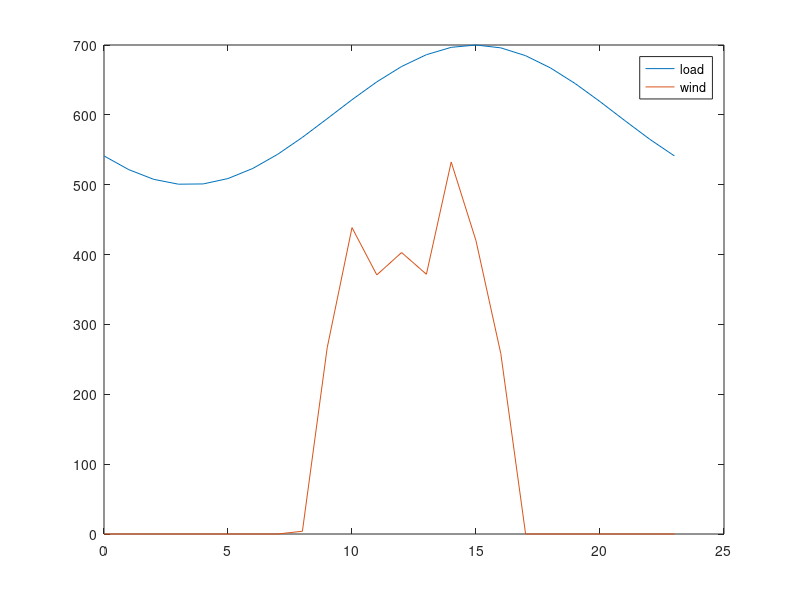

This figure's MATLAB source: (Note: this script raises an error after producing the figure.)
clear all

% Runs simulation for the lifetime of the battery

%% Tunables 

life=50400; %this will need to be changed with degradation
Endlife_cap = 0.5;
Starting_cap = 1;
Simu_interval = 720; % one month for degredation interval

ESCap = 20; % MW
ESallowed = 0.8;

k_dollar_coal = 2.37; % dollar/mmbtu, 2014: 2.37, 2017: 2.22
k_dollar_gas = 5.00; % dollar/mmbtu, 2014: 5.00, 2017: 3.67

%emissions factors
k_coal = 206*0.453592; % CO2 kg/mmbtu 
k_gas = 117*0.453592; % CO2 kg/mmbtu 
k_coal_nox = 0.227*0.453592;
k_gas_nox = 0.116*0.453592;
k_coal_so2 = 0.15713*0.453592; 
k_gas_so2 = 0.001*0.453592;

k_co2=[k_coal,k_coal,k_gas,k_gas]; % for heavy coal
k_nox=[k_coal_nox,k_coal_nox,k_gas_nox,k_gas_nox]; % for heavy coal
k_so2=[k_coal_so2,k_coal_so2,k_gas_so2,k_gas_so2]; % for heavy coal

k_dollar=[k_dollar_coal,k_dollar_coal,k_dollar_gas,k_dollar_gas]; % for heavy coal

Flag_wind=0; % 0 for no renewables 1 for renewables
Flag_solar=1.425;
t_vec = [0:23]';
load_profile = 100*sin(linspace(-0.8*pi,1.2*pi,length(t_vec)))+600;

%wind bellow
wind = Flag_wind*[141.1454209 164.3588944 117.67492 81.14462355 60.24906746 75.97386229 66.24155752 53.00033944 54.0897504 56.28039471 45.30936663 31.58459838 38.24235306 55.3985323 67.19698144 63.89313544 76.75370188 82.61862694 100.3076893 121.2392963 142.839525 148.6643123 161.1639311 145.8123442]; % wind
%solar bellow
solar = Flag_solar*[0 0 0 0 0 0 0 0 2.761714555 187.1547077 307.7808614 260.2846929 282.7520984 260.9285882 373.699438 294.5867518 181.2343721 0 0 0 0 0 0 0];

wind_profile=(wind+solar);

figure
plot(t_vec,load_profile,t_vec,wind_profile);
legend('load','wind')
fname = 'C:/filepath';
saveas(gca, fullfile(fname,'load'),'fig');

%%
up_min_vec = [12,12,4,4];
down_min_vec = [12,12,4,4];

alpha_load = 0.03;
alpha_wind = 0.05;

mpc = loadcase('case_yl9bus');
baseMVA = mpc.baseMVA;

% Change line constraints
mpc.branch(:,6) = 1000*ones(size(mpc.branch,1),1);%

% Change generator limits (ineq, linear)
mpc.gen(1:4,9:10) = [340,136;300,120;80,32;80,32];

%(rows, columns)

%% Calculating coal cost curves
coef_Hunter_3 = [0.0144,21.077,9080,117483];  % Input/output curve, y(1000 Btu/h), x(MW)
x_Hunter = (10:1:100)';
y_Hunter = polyval(coef_Hunter_3,x_Hunter);

coef_Hunter_2 = polyfit(x_Hunter,y_Hunter,2);
y_Hunter_fit = polyval(coef_Hunter_2,x_Hunter);

coef_Hunter_cost = coef_Hunter_2*k_dollar_coal*10^(-3);
cost_Hunter = polyval(coef_Hunter_cost,x_Hunter);

Hunter_max = 100;

g1_max=mpc.gen(1,9);
g2_max=mpc.gen(2,9);

g1_ratio=g1_max/Hunter_max;
g2_ratio=g2_max/Hunter_max;

g1_cost=[coef_Hunter_cost(1)/g1_ratio,coef_Hunter_cost(2),coef_Hunter_cost(3)*g1_ratio];
g2_cost=[coef_Hunter_cost(1)/g2_ratio,coef_Hunter_cost(2),coef_Hunter_cost(3)*g2_ratio];

%% Calculating gas cost curves
coef_Moss_3 = [-0.0013,2.955,6561.2,662025];  % Input/output curve, y(1000 Btu/h), x(MW)
x_Moss = (10:10:750)'; % MW
y_Moss = polyval(coef_Moss_3,x_Moss); % 1000 Btu/h

coef_Moss_2 = polyfit(x_Moss,y_Moss,2); %fits a polynomial line of 2 degrees (Ax^2+Bx+C)
y_Moss_fit = polyval(coef_Moss_2,x_Moss); %uses the two polynominal line to create a new line

coef_Moss_cost = coef_Moss_2*k_dollar_gas*10^(-3);
cost_Moss = polyval(coef_Moss_cost,x_Moss);

Moss_max = 750;

g3_max=mpc.gen(3,9);
g4_max=mpc.gen(4,9);

g3_ratio=g3_max/Moss_max;
g4_ratio=g4_max/Moss_max;

g3_cost = [coef_Moss_cost(1)/g3_ratio,coef_Moss_cost(2),coef_Moss_cost(3)*g3_ratio];
g4_cost = [coef_Moss_cost(1)/g4_ratio,coef_Moss_cost(2),coef_Moss_cost(3)*g4_ratio];

%%
mpc.gencost(1,5:7) = g1_cost; 
mpc.gencost(2,5:7) = g2_cost;
mpc.gencost(3,5:7) = g3_cost;
mpc.gencost(4,5:7) = g4_cost;

%%
% Change reserve cost
Rcost = [9;10;4;4;9;10;4;4]*baseMVA;

c_on = [5.61*mpc.gen(1,9)+7.5*mpc.gen(1,9)*k_dollar_coal;5.61*mpc.gen(2,9)+7.5*mpc.gen(2,9)*k_dollar_coal;
    3.99*mpc.gen(3,9)+3.67*mpc.gen(3,9)*k_dollar_gas;3.99*mpc.gen(4,9)+3.67*mpc.gen(4,9)*k_dollar_gas]; % $ per occurance

c_off = [5.61*mpc.gen(1,9);5.61*mpc.gen(2,9);3.99*mpc.gen(3,9);3.99*mpc.gen(4,9)]; % $ per occurance
c_rES = 0.1;

mileage = 7.364;
eff=0.9;
Rinc=0.04; 
EOL_eff=1-(1-eff)*(Rinc+1);
eff_loss=(eff-EOL_eff)/life*24*30; 

%% prepare

Current_cap = Starting_cap;
Current_t = 0;
tvec = [];
co2_vec = [];
so2_vec = [];
nox_vec = [];
cap_vec = [];
coal_vec=[];
gas_vec=[];
F_coal=[];
F_gas=[];
g1_nES=[];
g2_nES=[];
g3_nES=[];
g4_nES=[];
g1=[];
g2=[];
g3=[];
g4=[];
g1_vec=[];
g2_vec=[];
g3_vec=[];
g4_vec=[];
BaseLoad = 143+159+198; 

n_interval = length(t_vec);
n_generator = 4;
n_wind = 1;
n_reserve = 4;
n_ES = 1;
n_branch = 9;
n_bus = 9;

%% cost
cost_coef = mpc.gencost(1:4,5:7);
Q_gen = diag(cost_coef(:,1))*baseMVA^2; %making cost in 1st column of cost_coef into the diagonal of a 4x4
c_gen = cost_coef(:,2)*baseMVA;
c_gen_c = cost_coef(:,3);
c_reserve = Rcost(1:n_reserve)*2;

CrES = zeros(n_bus,1);
CrES(8,1) = 1; 

% power flow (eq, linear)
Bmatrix = zeros(n_bus,n_bus);
branch_info = mpc.branch;
for i = 1:n_branch
    ind_i = branch_info(i,1);
    ind_j = branch_info(i,2);
    bij = 1/branch_info(i,4);
    Bmatrix(ind_i,ind_j) = -bij;
    Bmatrix(ind_j,ind_i) = -bij;
end

Bmatrix = Bmatrix + diag(-sum(Bmatrix,2));

bus_info = mpc.bus;

Cg = zeros(n_bus,n_generator);
Cg(1,1) = 1;
Cg(2,2) = 1;
Cg(3,3) = 1;
Cg(6,4) = 1;

Cw = zeros(n_bus,n_wind);
Cw(8,1) = 1;

% generator limits (ineq, linear)
gen_limits = mpc.gen(1:4,9:10)/baseMVA;

% line constraints (ineq, linear)
Smax = mpc.branch(:,6)/baseMVA;

Bline = zeros(n_branch,n_branch);
for i = 1:n_branch
    ind_i = branch_info(i,1);
    ind_j = branch_info(i,2);
    bij = 1/branch_info(i,4);
    Bline(i,ind_i) = bij;
    Bline(i,ind_j) = -bij;
end

% prepare for cvx
Q_gen_cvx = [];
c_gen_cvx = [];
c_gen_c_cvx = [];
c_reserve_cvx = [];
c_on_cvx = [];
c_off_cvx = [];
c_rES_cvx = [];
Cg_cvx = [];
Cw_cvx = [];
CrES_cvx = [];
Bmatrix_cvx = [];
Sd_cvx = [];
gen_max_cvx = [];
gen_min_cvx = [];
wind_forecast_cvx = [];
Smax_cvx = [];
Bline_cvx = [];


for i = 1:n_interval 
    
    % Change loads
    loadamp = load_profile(i)/BaseLoad;
    mpc.bus(:,3:4) = loadamp*bus_info(:,3:4);
    Sd =mpc.bus(:,3)/baseMVA;
    
    % Change generator bounds
    wind_forecast = wind_profile(i);
    mpc.gen(5,9:10) = [wind_forecast,0]; % wind
    
    % Matrices
    Q_gen_cvx = blkdiag(Q_gen_cvx,Q_gen);
    c_gen_cvx = [c_gen_cvx;c_gen];
    c_gen_c_cvx = [c_gen_c_cvx;c_gen_c];
    c_reserve_cvx = [c_reserve_cvx;c_reserve];
    c_on_cvx = [c_on_cvx;c_on];
    c_off_cvx = [c_off_cvx;c_off];
    c_rES_cvx = [c_rES_cvx;c_rES];
    
    Cg_cvx = blkdiag(Cg_cvx,Cg);
    Cw_cvx = blkdiag(Cw_cvx,Cw);
    CrES_cvx = blkdiag(CrES_cvx,CrES);
    Bmatrix_cvx = blkdiag(Bmatrix_cvx,Bmatrix);
    Sd_cvx = [Sd_cvx;Sd];
    
    gen_max_cvx = [gen_max_cvx;gen_limits(:,1)];
    gen_min_cvx = [gen_min_cvx;gen_limits(:,2)];
    wind_forecast_cvx = [wind_forecast_cvx;wind_forecast];
    
    Smax_cvx = [Smax_cvx;Smax];
    Bline_cvx = blkdiag(Bline_cvx,Bline);
    
end

cvx_begin

variables p(n_generator*n_interval) pw(n_wind*n_interval) theta(n_bus*n_interval) r(n_reserve*n_interval)
variable u(n_generator*n_interval) binary
variable v(n_generator*n_interval) binary
variable w(n_generator*n_interval) binary

minimize (quad_form(p,Q_gen_cvx) + c_gen_cvx'*p + c_reserve_cvx'*r + c_on_cvx'*v + c_off_cvx'*w + c_gen_c_cvx'*u)

subject to
-Cg_cvx*p - Cw_cvx*pw + Bmatrix_cvx*theta + Sd_cvx == 0
p + r <= gen_max_cvx.*u
p - r >= gen_min_cvx.*u
0 <= pw <= wind_forecast_cvx/baseMVA

for i = 1:n_interval
    theta_i = theta((i-1)*n_bus+1:i*n_bus);
    u_i = u((i-1)*n_generator+1:i*n_generator);
    -Smax <= Bline*theta((i-1)*n_bus+1:i*n_bus) <= Smax
    
    theta((i-1)*n_bus+1) == 0
    r_i = r((i-1)*n_reserve+1:i*n_reserve);
    r_demand_i = alpha_wind*pw(i)+alpha_load*load_profile(i)/baseMVA;
    sum(r_i) >= r_demand_i
end

r >= 0

u_0_length = max(max(up_min_vec),max(down_min_vec))+1;
u_0 = ones(n_generator*u_0_length,1); % assume all generator on in the previous period
u_extend = [u_0;u];

for k = 1:n_generator
    up_min = up_min_vec(k);
    down_min = down_min_vec(k);
    for i = 2:(n_interval+u_0_length)
        u_i = u_extend((i-1)*n_generator+k);
        u_iminus = u_extend((i-2)*n_generator+k);
        if (n_interval+u_0_length-i) >= down_min
            for j = 1:down_min-1
                u_j = u_extend((i-1+j)*n_generator+k);
                u_iminus - u_i + u_j <= 1
            end
        else
            for j = 1:(n_interval+u_0_length-i)
                u_j = u_extend((i-1+j)*n_generator+k);
                u_iminus - u_i + u_j <= 1
            end
        end
        if (n_interval+u_0_length-i) >= up_min
            for j = 1:up_min-1
                u_j = u_extend((i-1+j)*n_generator+k);
                -u_iminus + u_i - u_j <= 0
            end
        else
            for j = 1:(n_interval+u_0_length-i)
                u_j = u_extend((i-1+j)*n_generator+k);
                -u_iminus + u_i - u_j <= 0
            end
        end
    end
end

for i = 1:n_interval
    u_i = u((i-1)*n_generator+1:i*n_generator);
    if i == 1
        u_iminus = u_0(end-3:end);
    else
        u_iminus = u((i-2)*n_generator+1:(i-1)*n_generator);
    end
    v_i = v((i-1)*n_generator+1:i*n_generator);
    w_i = w((i-1)*n_generator+1:i*n_generator);
    -u_iminus + u_i - v_i <= 0
    u_iminus - u_i - w_i <= 0
end

cvx_end

p_noES = p;
pw_noES = pw;
r_noES = r;
u_noES = u;
v_noES = v;
w_noES = w;

d=1;

while Current_cap > Endlife_cap
    
    Current_t;
    
    if (Current_t) == 0
        Current_cap;
    else
        Current_cap = Starting_cap-(1-f_BatteryDegrade_Xu(Current_t))
    end
    tvec = [tvec;Current_t];
    cap_vec = [cap_vec;Current_cap];
    Current_t = Current_t + Simu_interval %simulation interval needs to be converted from hours to days
    
    ESavailable = ESCap*Current_cap*ESallowed/2; %%% this should just be ESCap
    maxES = ESavailable/baseMVA;
    
    
    %%
    
    clearvars p pw theta r u v w
    
    cvx_begin
    
    variables p(n_generator*n_interval) pw(n_wind*n_interval) theta(n_bus*n_interval) r(n_reserve*n_interval) rES(n_ES*n_interval)
    variable u(n_generator*n_interval) binary
    variable v(n_generator*n_interval) binary
    variable w(n_generator*n_interval) binary
    
    minimize (quad_form(p,Q_gen_cvx) + c_gen_cvx'*p + c_reserve_cvx'*r + c_on_cvx'*v + c_off_cvx'*w + c_rES_cvx'*rES + c_gen_c_cvx'*u)
    
    beta = mileage/24*(1-eff);
    eff=eff-eff_loss;
    
    subject to
    -Cg_cvx*p - Cw_cvx*pw + Bmatrix_cvx*theta + Sd_cvx + CrES_cvx*rES*beta == 0
    p + r <= gen_max_cvx.*u
    p - r >= gen_min_cvx.*u
    0 <= pw <= wind_forecast_cvx/baseMVA
    
    for i = 1:n_interval
        theta_i = theta((i-1)*n_bus+1:i*n_bus);
        u_i = u((i-1)*n_generator+1:i*n_generator);
        -Smax <= Bline*theta((i-1)*n_bus+1:i*n_bus) <= Smax
        
        theta((i-1)*n_bus+1) == 0
        r_i = r((i-1)*n_reserve+1:i*n_reserve);
        rES_i = rES((i-1)*n_ES+1:i*n_ES);
        r_demand_i = alpha_wind*pw(i)+alpha_load*load_profile(i)/baseMVA;
        sum(r_i) + sum(rES_i) >= r_demand_i
    end
    
    r >= 0
    0 <= rES <= maxES
    
    u_0_length = max(max(up_min_vec),max(down_min_vec))+1;
    u_0 = ones(n_generator*u_0_length,1); 
    u_extend = [u_0;u];
    for k = 1:n_generator
        up_min = up_min_vec(k);
        down_min = down_min_vec(k);
        for i = 2:(n_interval+u_0_length)
            u_i = u_extend((i-1)*n_generator+k);
            u_iminus = u_extend((i-2)*n_generator+k);
            if (n_interval+u_0_length-i) >= down_min
                for j = 1:down_min-1
                    u_j = u_extend((i-1+j)*n_generator+k);
                    u_iminus - u_i + u_j <= 1
                end
            else
                for j = 1:(n_interval+u_0_length-i)
                    u_j = u_extend((i-1+j)*n_generator+k);
                    u_iminus - u_i + u_j <= 1;
                end
            end
            if (n_interval+u_0_length-i) >= up_min
                for j = 1:up_min-1
                    u_j = u_extend((i-1+j)*n_generator+k);
                    -u_iminus + u_i - u_j <= 0
                end
            else
                for j = 1:(n_interval+u_0_length-i)
                    u_j = u_extend((i-1+j)*n_generator+k);
                    -u_iminus + u_i - u_j <= 0
                end
            end
        end
    end
    
    for i = 1:n_interval
        u_i = u((i-1)*n_generator+1:i*n_generator);
        if i == 1
            u_iminus = u_0(end-3:end);
        else
            u_iminus = u((i-2)*n_generator+1:(i-1)*n_generator);
        end
        v_i = v((i-1)*n_generator+1:i*n_generator);
        w_i = w((i-1)*n_generator+1:i*n_generator);
        -u_iminus + u_i - v_i <= 0
        u_iminus - u_i - w_i <= 0
    end
    
    cvx_end
    
    
    for i = 1:n_interval
        
        p_i = p_noES((i-1)*n_generator+1:i*n_generator);%generation
        p1_noES(i,1) = p_i(1);
        p2_noES(i,1) = p_i(2);
        p3_noES(i,1) = p_i(3);
        p4_noES(i,1) = p_i(4);
        
        u_i = u_noES((i-1)*n_generator+1:i*n_generator);
        u1_noES(i,1) = u_i(1);
        u2_noES(i,1) = u_i(2);
        u3_noES(i,1) = u_i(3);
        u4_noES(i,1) = u_i(4);
        
        r_i = r_noES((i-1)*n_generator+1:i*n_generator);%reserves
        r1_noES(i,1) = r_i(1);
        r2_noES(i,1) = r_i(2);
        r3_noES(i,1) = r_i(3);
        r4_noES(i,1) = r_i(4);
        
    end
    
    for i = 1:n_interval
        
        p_i = p((i-1)*n_generator+1:i*n_generator);
        p1(i,1) = p_i(1);
        p2(i,1) = p_i(2);
        p3(i,1) = p_i(3);
        p4(i,1) = p_i(4);
        
        u_i = u((i-1)*n_generator+1:i*n_generator);
        u1(i,1) = u_i(1);
        u2(i,1) = u_i(2);
        u3(i,1) = u_i(3);
        u4(i,1) = u_i(4);
        
        r_i = r((i-1)*n_generator+1:i*n_generator);
        r1(i,1) = r_i(1);
        r2(i,1) = r_i(2);
        r3(i,1) = r_i(3);
        r4(i,1) = r_i(4);
        
    end
    
    if (Current_t)==720
    figure 
    subplot(3,2,1)
    plot(t_vec,p1_noES*baseMVA,'-o',t_vec,p1*baseMVA,'--x','MarkerSize',3)
    hline = refline([0 136]);
    hline.Color='k';
    hline.LineStyle='--';
    hline = refline([0 340]);
    hline.Color='k';
    hline.LineStyle='--';
    legend('w/o ES','w ES','Location','northoutside','Orientation','Horizontal')
    xlim([0,23])

    ylabel('G1 MW (Coal)')
    subplot(3,2,2)
    plot(t_vec,p2_noES*baseMVA,'-o',t_vec,p2*baseMVA,'--x','MarkerSize',3)
    hline = refline([0 120]);
    hline.LineStyle='--';
    hline.Color='k';
    hline = refline([0 300]);
    hline.LineStyle='--';
    hline.Color='k';
    xlim([0,23])

    ylabel('G2 MW (Coal)')
    subplot(3,2,3)
    plot(t_vec,p3_noES*baseMVA,'-o',t_vec,p3*baseMVA,'--x','MarkerSize',3)
    hline = refline([0 80]);
    hline.LineStyle='--';
    hline.Color='k';
    hline = refline([0 32]);
    hline.LineStyle='--';
    hline.Color='k';
    xlim([0,23])

    ylabel('G3 MW (NG)')
    subplot(3,2,4)
    plot(t_vec,p4_noES*baseMVA,'-o',t_vec,p4*baseMVA,'--x','MarkerSize',3)
    hline = refline([0 80]);
    hline.LineStyle='--';
    hline.Color='k';
    hline = refline([0 32]);
    hline.LineStyle='--';
    hline.Color='k';
    xlim([0,23])

    ylabel('G4 MW (NG)')
    subplot(3,2,5)
    plot(t_vec,pw_noES*baseMVA,'-o',t_vec,pw*baseMVA,'--x','MarkerSize',3)
    xlim([0,23])

    ylabel('Renewable MW')
    xlabel('Hours')
    saveas(gca, fullfile(fname,'Dispatch_Init'),'fig');

    figure %7
    subplot(3,2,1)
    plot(t_vec,r1_noES*baseMVA,'-o',t_vec,r1*baseMVA,'--x','MarkerSize',3)
    legend('w/o ES','w ES','Location','northoutside','Orientation','Horizontal')
    title('Reserve dispatch (MW)')
    xlim([0,23])

    ylabel('G1 MW (Coal)')
    subplot(3,2,2)
    plot(t_vec,r2_noES*baseMVA,'-o',t_vec,r2*baseMVA,'--x','MarkerSize',3)
    xlim([0,23])

    ylabel('G2 MW (Coal)')
    subplot(3,2,3)
    plot(t_vec,r3_noES*baseMVA,'-o',t_vec,r3*baseMVA,'--x','MarkerSize',3)
    xlim([0,23])

    ylabel('G3 MW (NG)')
    subplot(3,2,4)
    plot(t_vec,r4_noES*baseMVA,'-o',t_vec,r4*baseMVA,'--x','MarkerSize',3)
    xlim([0,23])

    ylabel('G4 MW (NG)')
    subplot(3,2,5)
    plot(t_vec,zeros(length(t_vec),1),'-o',t_vec,rES*baseMVA,'--x','MarkerSize',3)
    xlim([0,23])

    ylabel('Battery MW')
    xlabel('Hours')
    saveas(gca, fullfile(fname,'Reserve_Init'),'fig');
    end
    
    co2_total_noES = [];
    so2_total_noES = [];
    nox_total_noES = [];
    cost_p_noES = [];
    cost_r_noES = [];
    cost_total_noES = [];
    gen1=[];
    gen2=[];
    gen3=[];
    gen4=[];
    gen1_noES=[];
    gen2_noES=[];
    gen3_noES=[];
    gen4_noES=[];
    Fuel_coal_noES = [];
    Fuel_gas_noES = [];
    
    for i = 1:length(t_vec) 
        
        p_1 = p1_noES(i)*baseMVA;
        p_2 = p2_noES(i)*baseMVA;
        p_3 = p3_noES(i)*baseMVA;
        p_4 = p4_noES(i)*baseMVA;
        
        gen1_nES(i)=p_1;
        gen2_nES(i)=p_2;
        gen3_nES(i)=p_3;
        gen4_nES(i)=p_4;
                
        cost_1 = polyval(mpc.gencost(1,5:7),p_1);
        cost_2 = polyval(mpc.gencost(2,5:7),p_2);
        cost_3 = polyval(mpc.gencost(3,5:7),p_3);
        cost_4 = polyval(mpc.gencost(4,5:7),p_4);
        
        cost_p_noES(i,1) = cost_1 + cost_2 + cost_3 + cost_4;
        
        r_i = r_noES((i-1)*n_reserve+1:i*n_reserve);
        cost_r_noES(i,1) = c_reserve'*r_i;
        
        cost_total_noES(i,1) = cost_p_noES(i,1) + cost_r_noES(i,1);
        
        Fuel1 = cost_1/k_dollar(1,1); %MMBtu
        Fuel2 = cost_2/k_dollar(1,2);
        Fuel3 = cost_3/k_dollar(1,3);
        Fuel4 = cost_4/k_dollar(1,4);
        
        co2_1 = cost_1/k_dollar(1,1)*k_co2(1,1);
        co2_2 = cost_2/k_dollar(1,2)*k_co2(1,2);
        co2_3 = cost_3/k_dollar(1,3)*k_co2(1,3);
        co2_4 = cost_4/k_dollar(1,4)*k_co2(1,4);
        
        so2_1 = cost_1/k_dollar(1,1)*k_so2(1,1);
        so2_2 = cost_2/k_dollar(1,2)*k_so2(1,2);
        so2_3 = cost_3/k_dollar(1,3)*k_so2(1,3);
        so2_4 = cost_4/k_dollar(1,4)*k_so2(1,4);
        
        nox_1 = cost_1/k_dollar(1,1)*k_nox(1,1);
        nox_2 = cost_2/k_dollar(1,2)*k_nox(1,2);
        nox_3 = cost_3/k_dollar(1,3)*k_nox(1,3);
        nox_4 = cost_4/k_dollar(1,4)*k_nox(1,4);
        
        if (p_1<1)
            Fuel1=0;
            co2_1=0;
            so2_1=0;
            nox_1=0;
        end
        if (p_2<1)
            Fuel2=0;
            co2_2=0;
            so2_2=0;
            nox_2=0;
        end
        if (p_3<1)
            Fuel3=0;
            co2_3=0;
            so2_3=0;
            nox_3=0;
        end
        if (p_4<1)
            Fuel4=0;
            co2_4=0;
            so2_4=0;
            nox_4=0;
        end
        
        co2_p = co2_1+co2_2+co2_3+co2_4;
        so2_p = so2_1+so2_2+so2_3+so2_4;
        nox_p = nox_1+nox_2+nox_3+nox_4;
        
        coal_p = Fuel1+Fuel2;
        gas_p = Fuel3 + Fuel4;
        
        co2_total_noES(i,1) = co2_p; %represents a day's worth of emissions
        so2_total_noES(i,1) = so2_p; %represents a day's worth of emissions
        nox_total_noES(i,1) = nox_p; %represents a day's worth of emissions
        Fuel_coal_noES(i,1) = coal_p;
        Fuel_gas_noES(i,1) = gas_p;
        Fuel_G1_noES(i,1) = Fuel1;
        Fuel_G2_noES(i,1) = Fuel2;
        Fuel_G3_noES(i,1) = Fuel3;
        Fuel_G4_noES(i,1) = Fuel4;
    end
    
    g1_nES(d)=sum(gen1_nES);
    g2_nES(d)=sum(gen2_nES);
    g3_nES(d)=sum(gen3_nES);
    g4_nES(d)=sum(gen4_nES);
    f1_nES(d)=sum(Fuel_G1_noES);
    f2_nES(d)=sum(Fuel_G2_noES);
    f3_nES(d)=sum(Fuel_G3_noES);
    f4_nES(d)=sum(Fuel_G4_noES);
    
    co2_total = [];
    so2_total = [];
    nox_total = [];
    cost_p = [];
    cost_r = [];
    cost_total = [];
    Fuel_coal = [];
    Fuel_gas = [];

    
    for i = 1:length(t_vec)
        
        p_1 = p1(i)*baseMVA;
        p_2 = p2(i)*baseMVA;
        p_3 = p3(i)*baseMVA;
        p_4 = p4(i)*baseMVA;
        
        gen1(i)=p_1;
        gen2(i)=p_2;
        gen3(i)=p_3;
        gen4(i)=p_4;
        
        cost_1 = polyval(mpc.gencost(1,5:7),p_1);
        cost_2 = polyval(mpc.gencost(2,5:7),p_2);
        cost_3 = polyval(mpc.gencost(3,5:7),p_3);
        cost_4 = polyval(mpc.gencost(4,5:7),p_4);
        
        cost_p(i,1) = cost_1 + cost_2 + cost_3 + cost_4;
        
        r_i = r((i-1)*n_reserve+1:i*n_reserve);
        cost_r(i,1) = c_reserve'*r_i;
        
        cost_total(i,1) = cost_p(i,1) + cost_r(i,1);
        
        co2_1 = cost_1/k_dollar(1,1)*k_co2(1,1);
        co2_2 = cost_2/k_dollar(1,2)*k_co2(1,2);
        co2_3 = cost_3/k_dollar(1,3)*k_co2(1,3);
        co2_4 = cost_4/k_dollar(1,4)*k_co2(1,4);
        
        so2_1 = cost_1/k_dollar(1,1)*k_so2(1,1);
        so2_2 = cost_2/k_dollar(1,2)*k_so2(1,2);
        so2_3 = cost_3/k_dollar(1,3)*k_so2(1,3);
        so2_4 = cost_4/k_dollar(1,4)*k_so2(1,4);
        
        nox_1 = cost_1/k_dollar(1,1)*k_nox(1,1);
        nox_2 = cost_2/k_dollar(1,2)*k_nox(1,2);
        nox_3 = cost_3/k_dollar(1,3)*k_nox(1,3);
        nox_4 = cost_4/k_dollar(1,4)*k_nox(1,4);
        
        Fuel1 = cost_1/k_dollar(1,1); %MMBtu
        Fuel2 = cost_2/k_dollar(1,2);
        Fuel3 = cost_3/k_dollar(1,3);
        Fuel4 = cost_4/k_dollar(1,4);
        
        if (p_1<1)
            Fuel1=0;
            co2_1=0;
            so2_1=0;
            nox_1=0;
        end
        if (p_2<1)
            Fuel2=0;
            co2_2=0;
            so2_2=0;
            nox_2=0;
        end
        if (p_3<1)
            Fuel3=0;
            co2_3=0;
            so2_3=0;
            nox_3=0;
        end
        if (p_4<1)
            Fuel4=0;
            co2_4=0;
            so2_4=0;
            nox_4=0;
        end
        
        co2_p = co2_1+co2_2+co2_3+co2_4;
        so2_p = so2_1+so2_2+so2_3+so2_4;
        nox_p = nox_1+nox_2+nox_3+nox_4;
        
        coal_p = Fuel1+Fuel2;
        gas_p = Fuel3 + Fuel4; 

        co2_total(i,1) = co2_p;
        so2_total(i,1) = so2_p;
        nox_total(i,1) = nox_p;
        Fuel_coal(i,1) = coal_p;
        Fuel_gas(i,1) = gas_p;
        Fuel_G1(i,1) = Fuel1;
        Fuel_G2(i,1) = Fuel2;
        Fuel_G3(i,1) = Fuel3;
        Fuel_G4(i,1) = Fuel4;
        

    end
    
    g1(d)=sum(gen1);
    g2(d)=sum(gen2);
    g3(d)=sum(gen3);
    g4(d)=sum(gen4);
    f1(d)=sum(Fuel_G1);
    f2(d)=sum(Fuel_G2);
    f3(d)=sum(Fuel_G3);
    f4(d)=sum(Fuel_G4);
    d=d+1;
    
    F_coal_delta = sum(Fuel_coal)-sum(Fuel_coal_noES); %total for one day in each month
    F_gas_delta = sum(Fuel_gas)-sum(Fuel_gas_noES); %total for one day in each month
    co2_delta = sum(co2_total) - sum(co2_total_noES);
    so2_delta = sum(so2_total) - sum(so2_total_noES);
    nox_delta = sum(nox_total) - sum(nox_total_noES);
    g1_delta=sum(g1)-sum(g1_nES);
    g2_delta=sum(g2)-sum(g2_nES);
    g3_delta=sum(g3)-sum(g3_nES);
    g4_delta = sum(g4)-sum(g4_nES);
    
    coal_vec = [coal_vec;F_coal_delta];
    gas_vec = [gas_vec;F_gas_delta];
    co2_vec = [co2_vec;co2_delta];
    so2_vec = [so2_vec;so2_delta];
    nox_vec = [nox_vec;nox_delta];% positive if ES increased emissions
    g1_vec = [g1_vec;g1_delta];
    g2_vec = [g2_vec;g2_delta];
    g3_vec = [g3_vec;g3_delta];
    g4_vec = [g4_vec;g4_delta];
 
    curt_ES = sum(pw*baseMVA)/sum(wind_profile)
    curt_noES = sum(pw_noES*baseMVA)/sum(wind_profile)

    if (Current_t)==720
    figure 
    subplot(2,2,1)
    plot(t_vec,Fuel_G1_noES,'-o',t_vec,Fuel_G1,'--x','MarkerSize',3)
    legend('w/o ES','w ES','Location','northoutside','Orientation','Horizontal')
    title('Fuel (MMBtu)')
    xlim([0,23])
    ylabel('G1 MMBtu (Coal)')
    
    subplot(2,2,2)
    plot(t_vec,Fuel_G2_noES,'-o',t_vec,Fuel_G2,'--x','MarkerSize',3)
    xlim([0,23])
    ylabel('G2 MMBtu (Coal)')
    
    subplot(2,2,3)
    plot(t_vec,Fuel_G3_noES,'-o',t_vec,Fuel_G3,'--x','MarkerSize',3)
    xlim([0,23])
    ylabel('G3 MMBtu (NG)')
    
    subplot(2,2,4)
    plot(t_vec,Fuel_G4_noES,'-o',t_vec,Fuel_G4,'--x','MarkerSize',3)
    xlim([0,23])
    ylabel('G4 MMBtu (NG)')
    saveas(gca, fullfile(fname,'Fuel_Init'),'fig');
    end
end
%%

    figure 
    subplot(3,2,1)
    plot(t_vec,p1_noES*baseMVA,'-o',t_vec,p1*baseMVA,'--x','MarkerSize',3)
    legend('w/o ES','w ES','Location','northoutside','Orientation','Horizontal')
    title('Generator dispatch (MW)')
    hline = refline([0 136]);
    hline.Color='k';
    hline.LineStyle='--';
    hline = refline([0 340]);
    hline.Color='k';
    hline.LineStyle='--';
    xlim([0,23])
    ylabel('G1 MW (Coal)')
    
    subplot(3,2,2)
    plot(t_vec,p2_noES*baseMVA,'-o',t_vec,p2*baseMVA,'--x','MarkerSize',3)
    xlim([0,23])
    hline = refline([0 120]);
    hline.LineStyle='--';
    hline.Color='k';
    hline = refline([0 300]);
    hline.LineStyle='--';
    hline.Color='k';
    ylabel('G2 MW (Coal)')
    
    subplot(3,2,3)
    plot(t_vec,p3_noES*baseMVA,'-o',t_vec,p3*baseMVA,'--x','MarkerSize',3)
    xlim([0,23])
    hline = refline([0 80]);
    hline.LineStyle='--';
    hline.Color='k';
    hline = refline([0 32]);
    hline.LineStyle='--';
    hline.Color='k';
    ylabel('G3 MW (NG)')
    xlabel('Hours')
    
    subplot(3,2,4)
    plot(t_vec,p4_noES*baseMVA,'-o',t_vec,p4*baseMVA,'--x','MarkerSize',3)
    hline = refline([0 80]);
    hline.LineStyle='--';
    hline.Color='k';
    hline = refline([0 32]);
    hline.LineStyle='--';
    hline.Color='k';
    xlim([0,23])
    ylabel('G4 MW (NG)')
    xlabel('Hours')
    
    subplot(3,2,5)
    plot(t_vec,pw_noES*baseMVA,'-o',t_vec,pw*baseMVA,'--x','MarkerSize',3)
    xlim([0,23])
    ylabel('Renewable MW')
    xlabel('Hours')
    saveas(gca, fullfile(fname,'Dispatch_Final'),'fig');
   
 
    figure
    subplot(3,2,1)
    plot(t_vec,r1_noES*baseMVA,'-o',t_vec,r1*baseMVA,'--x','MarkerSize',3)
    legend('w/o ES','w ES','Location','northoutside','Orientation','Horizontal')
    title('Reserve dispatch (MW)')
    xlim([0,23])
    ylabel('G1 MW (Coal)')
    
    subplot(3,2,2)
    plot(t_vec,r2_noES*baseMVA,'-o',t_vec,r2*baseMVA,'--x','MarkerSize',3)
    xlim([0,23])
    ylabel('G2 MW (Coal)')
    
    subplot(3,2,3)
    plot(t_vec,r3_noES*baseMVA,'-o',t_vec,r3*baseMVA,'--x','MarkerSize',3)
    xlim([0,23])
    ylabel('G3 MW (NG)')
    
    subplot(3,2,4)
    plot(t_vec,r4_noES*baseMVA,'-o',t_vec,r4*baseMVA,'--x','MarkerSize',3)
    xlim([0,23])
    ylabel('G4 MW (NG)')
    
    subplot(3,2,5)
    plot(t_vec,zeros(length(t_vec),1),'-o',t_vec,rES*baseMVA,'--x','MarkerSize',3)
    xlim([0,23])
    ylabel('Battery MW')
    xlabel('Hours')
    saveas(gca, fullfile(fname,'Reserves_Final'),'fig');

total_co2 = sum(30*co2_vec)
total_so2 = sum(30*so2_vec)
total_nox = sum(30*nox_vec)
total_coal = sum(30*coal_vec)
total_gas = sum(30*gas_vec)
total_coal_MW=30*(sum(g1_vec)+sum(g2_vec))
total_gas_MW=30*(sum(g3_vec)+sum(g4_vec))

label={'Curt_Coal_S'};
impacts(1,:)=[total_co2,total_so2,total_nox,total_gas,total_coal,total_gas_MW,total_coal_MW];
xlswrite('impacts_Xu.xlsx',label,1,'A28')
xlswrite('impacts_Xu.xlsx',impacts,1,'B28')

%%
figure
plot(tvec,co2_vec,'-o','MarkerSize',4) % tvec is in hours not days
xlabel('Hours')
ylabel('CO_2 (kg)')
saveas(gca, fullfile(fname,'CO2'),'fig');

figure
plot(tvec,coal_vec,'-o',tvec,gas_vec,'-o','MarkerSize',4) % tvec is in hours not days
xlabel('Hours')
ylabel('Fuel (mmBtu)')
legend('Coal','Gas')
saveas(gca, fullfile(fname,'Fuel'),'fig');

figure
plot(tvec/24/30,g1,'-o',tvec/24/30,g2,'-o',tvec/24/30,g3,'-o',tvec/24/30,g4,'-o','MarkerSize',4)
legend('g1','g2','g3','g4')
xlabel('Months')
ylabel('Generation (MWh)')
saveas(gca, fullfile(fname,'Gen_ES'),'fig');

figure
plot(tvec/24/30,g1_nES,'-o',tvec/24/30,g2_nES,'-o',tvec/24/30,g3_nES,'-o',tvec/24/30,g4_nES,'-o','MarkerSize',4)
legend('g1_nES','g2_nES','g3_nES','g4_nES')
xlabel('Months')
ylabel('Generation (MWh)')
saveas(gca, fullfile(fname,'Gen_noES'),'fig');
